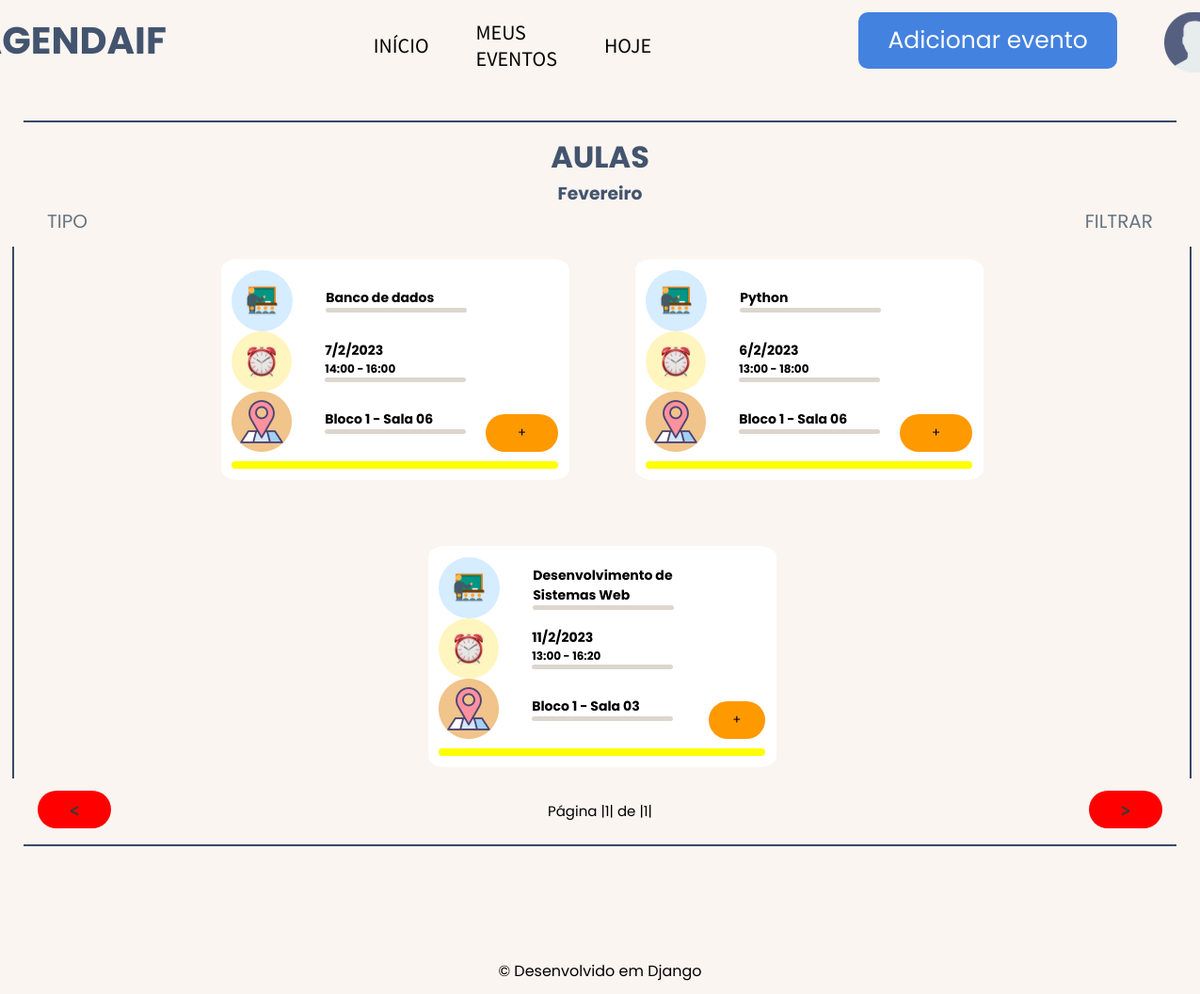
Screenshot of /eventos/monthClassrooms/ (signed in) with the database file from the repository.
### events/models.py (models this page shows, shortened)
class Eventos(models.Model):
    name = models.CharField(max_length=80, verbose_name= 'Disciplina ou Tema:')
    registrationDate = models.DateField(default= date.today, verbose_name= 'Data')
    timeStart = models.TimeField( verbose_name= 'Hora inicial')
    timeEnd = models.TimeField(verbose_name= 'Hora final')
    meals = models.DecimalField(max_digits=3, decimal_places= 0, verbose_name= 'Refeições')
    tipo = models.CharField(max_length=12)
    local = models.ForeignKey(Salas, on_delete= models.DO_NOTHING, verbose_name= 'Local')
    user = models.ForeignKey(User, on_delete=models.DO_NOTHING)
    class Meta:
        verbose_name = 'Evento'

class Salas(models.Model):
    name = models.CharField(max_length=30)
    tam = models.DecimalField(max_digits=3, decimal_places=0)
    def __str__(self) -> str:
        return self.name
    class Meta:
        verbose_name = 'Sala'

### events/views.py (the view)
# urls.py: path('monthClassrooms/', views.monthClassrooms, name = 'monthClassrooms'),
def monthClassrooms(request):
    if request.session.get('user'):
        user = User.objects.get(id = request.session['user'])
        dateToday = date.today()
        events = Eventos.objects.all()
        eventsFilter = set()
        eventsFilterTwo = set()
        for filter in events:
            if filter.registrationDate.month == dateToday.month:
                eventsFilter.add(filter)
        for filter in eventsFilter:
            if filter.tipo == 'Aula':
                eventsFilterTwo.add(filter)
        eventsFilterTwo = list(eventsFilterTwo)
        paginator = Paginator(eventsFilterTwo, 8)
        page_num =  request.GET.get('page')
        page = paginator.get_page(page_num)
        return render(request, 'monthClassrooms.html',
                             {'Eventos': eventsFilterTwo, 'today': dateToday, 'user': user, 'page': page})
    else:
        return redirect('/usuario/login/?status=2')

### users/models.py (called while the page is built)
    def __str__(self) -> str:
        return self.name

### events/templates/monthClassrooms.html (shortened to what this page needs)
{% extends 'baseMonth.html' %} {% load static %} {% block 'content' %}
<div class="header">
  <h1>AULAS</h1>
  {% if today.month == 2 %}
    <h3>Fevereiro</h3>
  {% endif %}
  <div class="filters">
    <div class="dropdownFilterStart">
      <ul class="dropdown">
          <li>TIPO</li>
      </ul>
    </div>
    <div class="dropdownFilter">
      <ul class="dropdown">
          <li>FILTRAR</li>
      </ul>
    </div>
  </div>
</div>
<div class="word">
  <div class="line3"></div>
  <section>
    {% for evento in page.object_list %}
    <div class="block">
      <div class="block2">
        <div class="square">
          <aside>
            {% if evento.tipo == 'Aula' %}
              <img src="{% static 'img/classroom.svg' %}" />
            {% endif %}
            <div class="info">
              <h1>{{evento.name}}</h1>
              <div class="line2"></div>
            </div>
          </aside>
          <aside>
            <img src="{% static 'img/time.svg' %}" />
            <div class="info">
              <h1>
                {{evento.registrationDate.day}}/{{evento.registrationDate.month}}/{{evento.registrationDate.year}}
              </h1>
              <h4>{{evento.timeStart}} - {{evento.timeEnd}}</h4>
              <div class="line2"></div>
            </div>
          </aside>
          <aside>
            <img src="{% static 'img/local.svg' %}" />
            <div class="info">
              <h1>{{evento.local}}</h1>
              <div class="line2"></div>
            </div>
          </aside>
        </div>
        <button class="openmodal" id="dialog{{evento.id}}">+</button>
      </div>
      {% if today != evento.registrationDate %}
      <aside>
        <div class="line2-1" style="background-color: yellow;"></div>
      </aside>
      {% endif %}
    </div>
    {% endfor %}
  </section>
  <div class="line3"></div>
  {% endblock %}

### static/css/base.css (style rules this page uses)
* { margin: 0; padding: 0; box-sizing: border-box; font-family: 'Poppins', sans-serif; }
.line2 { width: 150px; padding: 2.5px; border-radius: 12px; background-color: #DDD6CF; }
.line2-1 { width: 350px; padding: 4px; border-radius: 12px; margin-top: 5px; background-color: #15ff00; }
.line3 { height: 100%; padding: 1px; background-color: #384A65; }
body { display: flex; flex-direction: column; height: 100vh; background-color: #FAF5F0; }
main div.header h1 { display: flex; justify-content: center; color: #43546E; }
main div.header h3 { display: flex; justify-content: center; color: #43546E; }
main div.header div.filters { display: flex; align-items: center; justify-content: space-between; }
main div.header div.filters div.dropdownFilter { display: flex; padding: 0 50px; color: #687382; font-size: 20px; }
main div.header div.filters div.dropdownFilter ul.dropdown { display: flex; flex-direction: column; align-items: center; justify-content: center; position: relative; list-style: none; }
main div.header div.filters div.dropdownFilter ul li { cursor: pointer; }
main div.header div.filters div.dropdownFilterStart { display: flex; padding-left: 50px; color: #687382; font-size: 20px; }
main div.header div.filters div.dropdownFilterStart ul.dropdown { display: flex; flex-direction: column; align-items: center; justify-content: center; position: relative; list-style: none; }
main div.header div.filters div.dropdownFilterStart ul li { cursor: pointer; }
main div.word { display: flex; padding: 1% 1%; height: 90%; }
main section { flex: 1 0 auto; height: auto; width: 100%; display: flex; flex-wrap: wrap; justify-content: center; align-items: center; gap: 70px; padding: 1% 3%; }
main section div.block { display: flex; flex-direction: column; justify-content: center; width: 370px; height: 235px; gap: 2%; padding: 0 1%; background-color: white; border-radius: 5%; }
main section div.block aside { font-size: 12px; display: flex; gap: 35px; align-items: center; }
main section div.block aside div.info { display: flex; flex-direction: column; }
main section div.block div.block2 { display: flex; align-items:flex-end; justify-content: center; gap: 20px; }
main section div.block div.block2 button { display: flex; align-items: center; justify-content: center; background-color: #FF9900; border: none; border-radius: 20px; color: black; height: 40px; width: 80px; cursor: pointer; }

### rows the page displays
Eventos: name "Banco de dados", registrationDate.day "7", registrationDate.month "2", registrationDate.year "2023", timeStart "14:00", timeEnd "16:00", local "Bloco 1 - Sala 06"
Eventos: name "Python", registrationDate.day "6", registrationDate.month "2", registrationDate.year "2023", timeStart "13:00", timeEnd "18:00", local "Bloco 1 - Sala 06"
Eventos: name "Desenvolvimento de Sistemas Web", registrationDate.day "11", registrationDate.month "2", registrationDate.year "2023", timeStart "13:00", timeEnd "16:20", local "Bloco 1 - Sala 03"

### other values shown
{{ page.number }} "1"
{{ page.paginator.num_pages }} "1"
